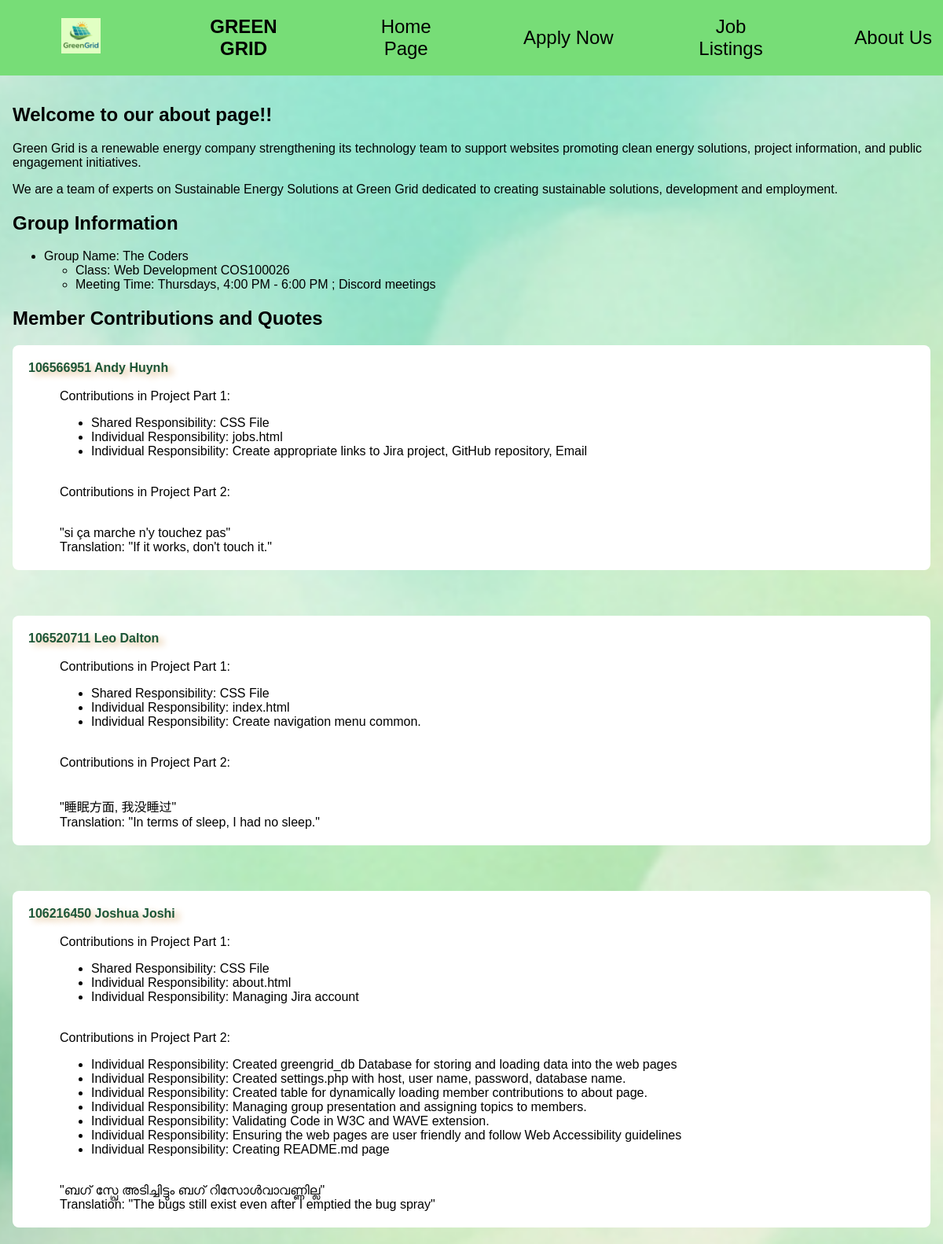
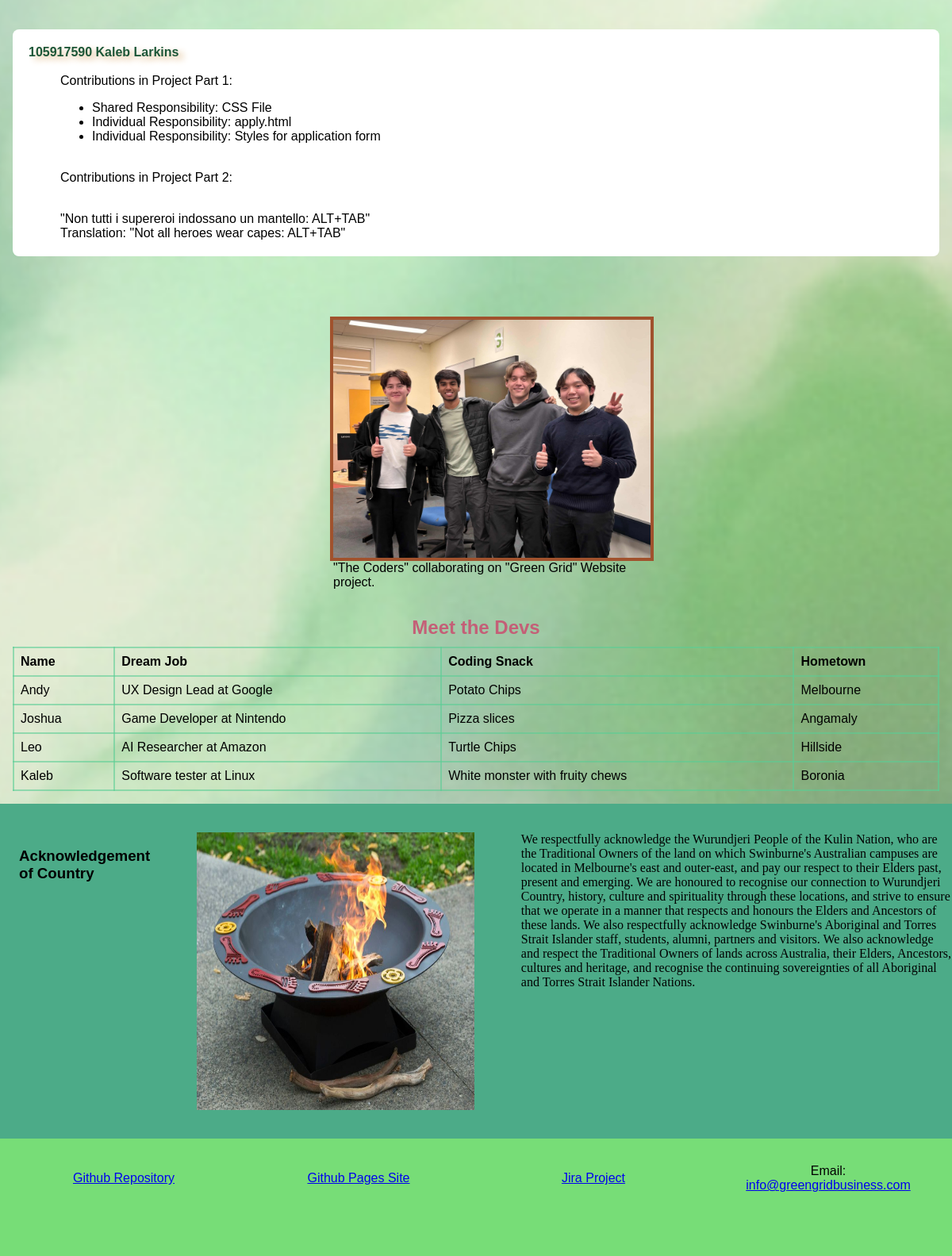
Page /about.php on the committed database (2 pictures, top to bottom).
### tables this page shows
CREATE TABLE `member_contributions` (
  `id` int(11) NOT NULL,
  `firstname` varchar(50) NOT NULL,
  `lastname` varchar(50) NOT NULL,
  `shared_responsibility` text NOT NULL,
  `quote` text NOT NULL,
  `translation` text NOT NULL,
  `individual1` text DEFAULT NULL,
  `individual2` text DEFAULT NULL,
  `individual3` text DEFAULT NULL,
  `individual4` text DEFAULT NULL,
  `individual5` text DEFAULT NULL,
  `individual6` text DEFAULT NULL,
  `individual7` text DEFAULT NULL,
  `individual8` text DEFAULT NULL,
  `individual9` text DEFAULT NULL
);

### about.php (the view, shortened to what this page needs)
<?php include 'header.inc'; ?>
<?php require_once 'settings.php';
$conn = @mysqli_connect($host, $user, $pwd, $sql_db);
$query = "SELECT * FROM `member_contributions` ORDER BY `id` DESC";
$result = mysqli_query($conn, $query);
?>
    <main>
        <section>
            <h2>Welcome to our about page!!</h2>
            <p><span class="red_highlight">Green Grid </span>is a renewable energy company strengthening its technology team to support websites promoting clean energy solutions, project information, and public engagement initiatives.</p>
            <p>We are a team of experts on Sustainable Energy Solutions at Green Grid dedicated to creating <span class="red_highlight">sustainable solutions, development and employment.</span></p>
		</section>
         <section>
             <h2>Group Information</h2>
            <ul>
                 <li>Group Name: The Coders
            <ul>
                 <li>Class: Web Development COS100026</li>
                 <li>Meeting Time: Thursdays, 4:00 PM - 6:00 PM ; Discord meetings</li>
            </ul>
                 </li>
            </ul>
</section>
<section id="member-quotes">
<h2> Member Contributions and Quotes</h2>
<?php
if ($result && mysqli_num_rows($result) > 0) {
    while ($row = mysqli_fetch_assoc($result)) {
        $id = $row['id'];
        $firstname = htmlspecialchars($row['firstname']);
        $lastname = htmlspecialchars($row['lastname']);
        $shared = htmlspecialchars($row['shared_responsibility']);
        $quote = htmlspecialchars($row['quote']);
        $translation = htmlspecialchars($row['translation']);
        echo "<dl>\n";
        echo " <dt><span class='sample'>$id $firstname $lastname</span></dt><br>\n";
        echo " <dd>Contributions in Project Part 1:<ul>\n";
        echo " <li>Shared Responsibility: $shared</li>\n";
        for ($i = 1; $i <= 2; $i++) {
          $ind = 'individual' . $i;
          if (!empty($row[$ind])) {
              $element = htmlspecialchars($row[$ind]);
              echo " <li>Individual Responsibility: $element</li>\n";
              }
                }
         echo " </ul></dd><br>\n";
          echo " <dd>Contributions in Project Part 2:<ul>\n";
          for ($i = 3; $i <= 11; $i++) {
            $ind = 'individual' . $i;
          if (!empty($row[$ind])) {
            $element = htmlspecialchars($row[$ind]);
            echo " <li>Individual Responsibility: $element</li>\n";
                   }
                }
          echo " </ul></dd><br>\n";
          echo " <dd>\"$quote\"</dd>\n";
          echo " <dd>Translation: \"$translation\"</dd>\n";
          echo "</dl>\n<br>\n";
          }
        } else {
            echo "<p>No contributions found in the database.</p>";
        }
?>
<br>
<figure>
  <img src="images/The_Coders.jpg" alt="Group photo of the Coders working together" width="400" height="300" loading="lazy">
  <br>
  <figcaption>"The Coders" collaborating on "Green Grid" Website project.</figcaption>
</figure><br><br><br>
<div>
  <table>
    <caption>Meet the Devs</caption>
    <thead>
      <tr>
        <th>Name</th>
        <th>Dream Job</th>
        <th>Coding Snack</th>
        <th>Hometown</th>
      </tr>
    </thead>
    <tbody>
      <tr>
        <td>Andy</td>
        <td>UX Design Lead at Google</td>
        <td>Potato Chips</td>
        <td>Melbourne</td>
      </tr>
      <tr>
        <td>Joshua</td>
        <td>Game Developer at Nintendo</td>
        <td>Pizza slices</td>
        <td>Angamaly</td>
      </tr>
      <tr>
        <td>Leo</td>
        <td>AI Researcher at Amazon</td>
        <td>Turtle Chips</td>
        <td>Hillside</td>
      </tr>
       <tr>
        <td>Kaleb</td>
        <td>Software tester at Linux</td>
        <td>White monster with fruity chews</td>
        <td>Boronia</td>
      </tr>
    </tbody>
  </table>
</div>
</main>
<article>
<div id = "format">
  <div><h3>Acknowledgement of Country</h3></div>
  <img src="images/acknowledgement_of_country.jpeg" alt="Description" width="350" height="350" loading="lazy">
  <div id ="textformat">
We respectfully acknowledge the Wurundjeri People of the Kulin Nation, who are the Traditional Owners of the land
on which Swinburne's Australian campuses are located in Melbourne's east and outer-east, and pay our respect to
their Elders past, present and emerging. We are honoured to recognise our connection to Wurundjeri Country, history,
culture and spirituality through these locations, and strive to ensure that we operate in a manner that respects and
honours the Elders and Ancestors of these lands. We also respectfully acknowledge Swinburne's Aboriginal and Torres
Strait Islander staff, students, alumni, partners and visitors. We also acknowledge and respect the Traditional Owners
of lands across Australia, their Elders, Ancestors, cultures and heritage, and recognise the continuing sovereignties of
all Aboriginal and Torres Strait Islander Nations.
  </div>
</div>
</article>
<?php include 'footer.inc'; ?>

### header.inc (shortened to what this page needs)
<!DOCTYPE html>
<html lang="en">
<head>
    <link rel="stylesheet" href="styles/style.css">
    </head>
<body>
    <nav>
        <ul>
            <li><img src="styles/images/greengrid_logo.png" width="50" height="45" alt="greengrid_logo"></li>
            <li><h1>GREEN GRID</h1></li>
            <li><a class="navlink" href="index.php">Home Page</a></li>
            <li><a class="navlink" href="apply.php">Apply Now</a></li>
            <li><a class="navlink" href="jobs.php">Job Listings</a></li>
            <li><a class="navlink" href="about.php">About Us</a></li>
        </ul>
    </nav>

### footer.inc
    <footer>
        <ul>
            <li><a href="https://github.com/106566951/Web-Technology-Project-Part-2">Github Repository</a></li>
            <li><a href="https://106566951.github.io/Web-Technology-Project-Part-2/">Github Pages Site</a></li>
            <li><a href="https://greengrid.atlassian.net/jira/software/projects/GG/boards/2">Jira Project</a></li>
            <li>Email: <a href="mailto:info@greengridbusiness.com">info@greengridbusiness.com</a></li>
        </ul>
    </footer>
</body>
</html>

### styles/style.css (style rules this page uses)
* { font-family: Arial, Helvetica, sans-serif; }
body { background-image: url('images/background_graphic.jpg'); background-position: center; background-size: cover; background-repeat: no-repeat; background-attachment: fixed; margin: 0px; padding: 0px; }
main { margin: 8px; padding: 8px; }
main, footer { animation: moveDown 1s ease, fadeIn 0.8s ease; }
nav { background-color: #77DD77; }
nav ul { display: grid; grid-template-columns: 1fr 1fr 1fr 1fr 1fr 1fr; gap: 5em; margin: 0px; align-items: center; text-align: center; }
nav li { list-style: none; }
.navlink { display: inline-block; font-size: 1.5em; text-decoration: none; color: black; transition: transform 0.2s ease; }
footer { margin: 0px; background-color: #77DD77; bottom: 0px; padding: 1em; padding-bottom: 4em; }
footer ul { display: grid; grid-template-columns: 1fr 1fr 1fr 1fr; gap: 5em; padding: 1em 2em; margin: 0px; align-items: center; text-align: center; }
footer li { list-style: none; }
table { border-collapse: collapse; width: 100%; }
th, td { border: 2px solid #59ce9595; padding: 8px; text-align: left; }
#format { display: flex; text-align: left; gap: 5%; padding-top: 3%; padding-left: 2%; padding-bottom: 3%; background-color: #4cab88; }
#textformat { font-weight:400; font-family: 'Times New Roman', Times, serif }
.sample { font-family: Helvetica, Arial, sans-serif; font-weight: bold; color: #1c5637; text-shadow: 6px 4px 8px burlywood; }
#member-quotes dl { background-color: #ffffff; border: solid 0.3em transparent; padding: 1em; margin-bottom: 1.5em; border-radius: 0.5em; transition: transform 0.3s cubic-bezier(0.25, 0.8, 0.25, 1), background-color 0.3s ease, border-color 0.3s ease, box-shadow 0.3s ease; }
figure { margin-left: 400px; border: sienna solid 0.3em; width: 400px; height: 300px; }

### about.php (style rules this page uses)
caption { font-size: 1.5em; font-weight: bold; padding-bottom: 10px; color: rgb(196, 95, 119); }
body { background-color: #c4ffc4; }

### rows in the picture
member_contributions: id "106566951", firstname "Andy", lastname "Huynh", shared_responsibility "CSS File", individual1 "jobs.html", individual2 "Create appropriate links to Jira project, GitHub repository, Email", quote "si ça marche n'y touchez pas", translation "If it works, don't touch it."
member_contributions: id "106520711", firstname "Leo", lastname "Dalton", shared_responsibility "CSS File", individual1 "index.html", individual2 "Create navigation menu common.", quote "睡眠方面, 我没睡过", translation "In terms of sleep, I had no sleep."
member_contributions: id "106216450", firstname "Joshua", lastname "Joshi", shared_responsibility "CSS File", individual1 "about.html", individual2 "Managing Jira account", individual3 "Created greengrid_db Database for storing and loading data into the web pages", individual4 "Created settings.php with host, user name, password, database name.", individual5 "Created table for dynamically loading member contributions to about page.", individual6 "Managing group presentation and assigning topics to members.", individual7 "Validating Code in W3C and WAVE extension.", individual8 "Ensuring the web pages are user friendly and follow Web Accessibility guidelines", individual9 "Creating README.md page", quote "ബഗ് സ്പ്രേ അടിച്ചിട്ടും ബഗ് റിസോൾവാവണ്ണില്ല", translation "The bugs still exist even after I emptied the bug spray"
member_contributions: id "105917590", firstname "Kaleb", lastname "Larkins", shared_responsibility "CSS File", individual1 "apply.html", individual2 "Styles for application form", quote "Non tutti i supereroi indossano un mantello: ALT+TAB", translation "Not all heroes wear capes: ALT+TAB"
